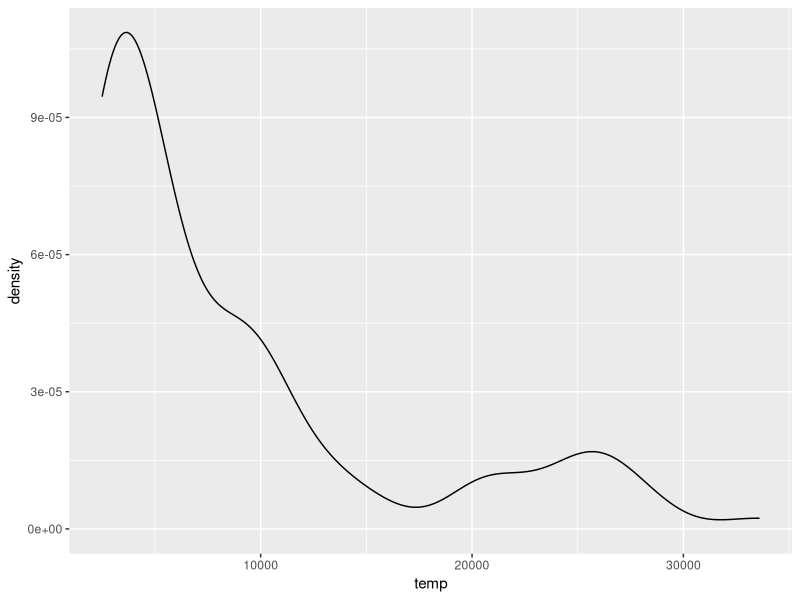
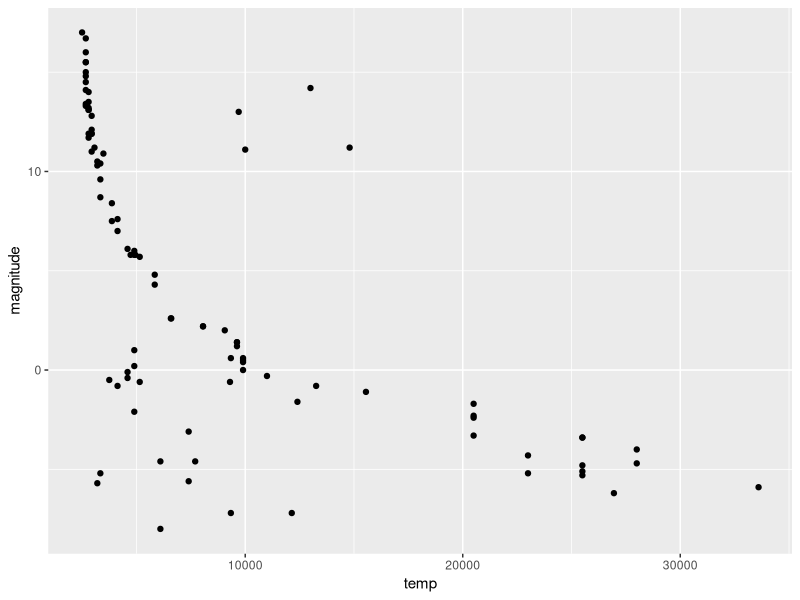
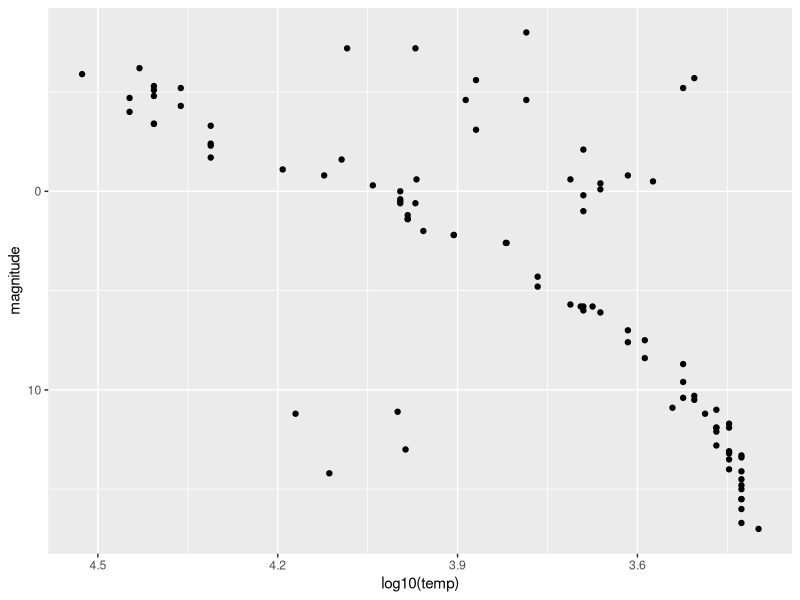
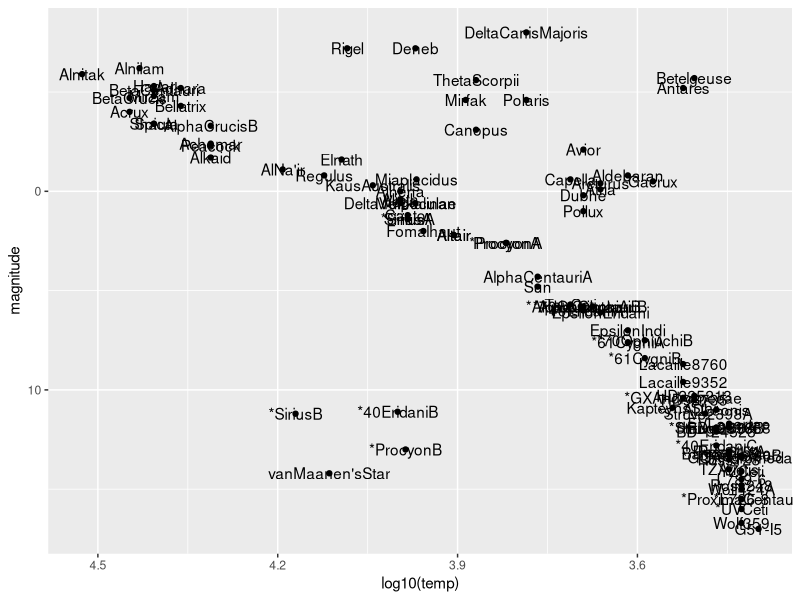
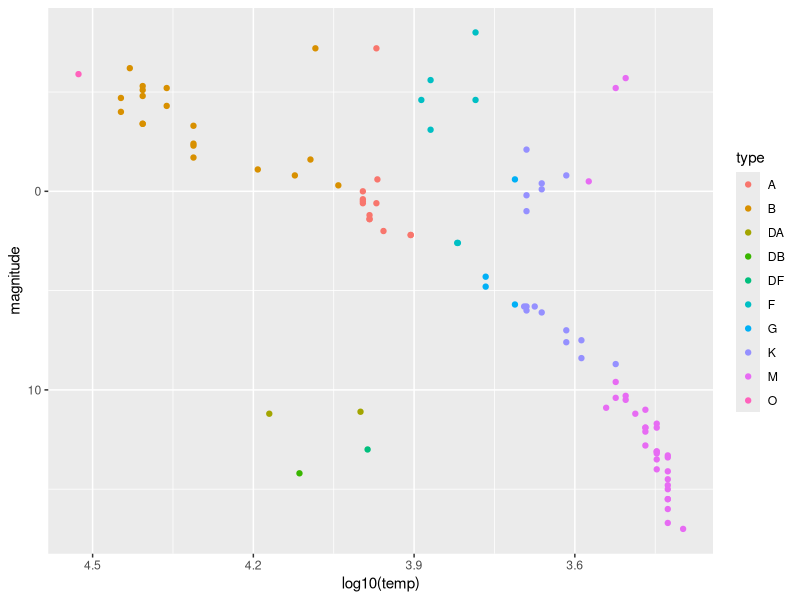

Generate these figures, in order, with R:
#Analyzing astronomical data to inspect properties of stars like their luminosity, temperatue, and astral class.
#Download necessary packages
library(tidyverse)
library(dslabs)
data(stars)
options(digits = 3)

#The absolute magnitude will show us the stars luminosity where negative values have the highest lumiunosity.
stars$magnitude

#Mean magnitude
mean(stars$magnitude)
4.26

#We plot the stars temperature to analye distribution. Here we see the majority of stars have a low temperature.
stars %>%
  ggplot(aes(temp)) +
  geom_density()

#Plot with temperature and magnitude of stars
stars %>%
  ggplot(aes(temp, magnitude)) +
  geom_point()

#A different way to look at the data would be taking log base 10 of the temperature and then flipping the x axis.
#In this plot we see the brightest stars with the highest temperatures are in the upper left corner.
stars %>%
  ggplot(aes(log10(temp), magnitude)) +
  geom_point() +
  scale_x_reverse() +
  scale_y_reverse()
#Here we make a plot that includes the stars names
stars %>%
  ggplot(aes(log10(temp), magnitude)) +
  geom_point() +
  geom_text(aes(label = star)) +
  scale_x_reverse() +
  scale_y_reverse()

#Now we remove the text labels and instead color the points by star type. This classification describes the properties of the star's spectrum, the amount of light produced at various wavelengths.
stars %>%
  ggplot(aes(log10(temp), magnitude, col = type)) +
  geom_point() +
  scale_x_reverse() +
  scale_y_reverse()

#With this plot we can easily see the stars with the highest and lowest temperature
